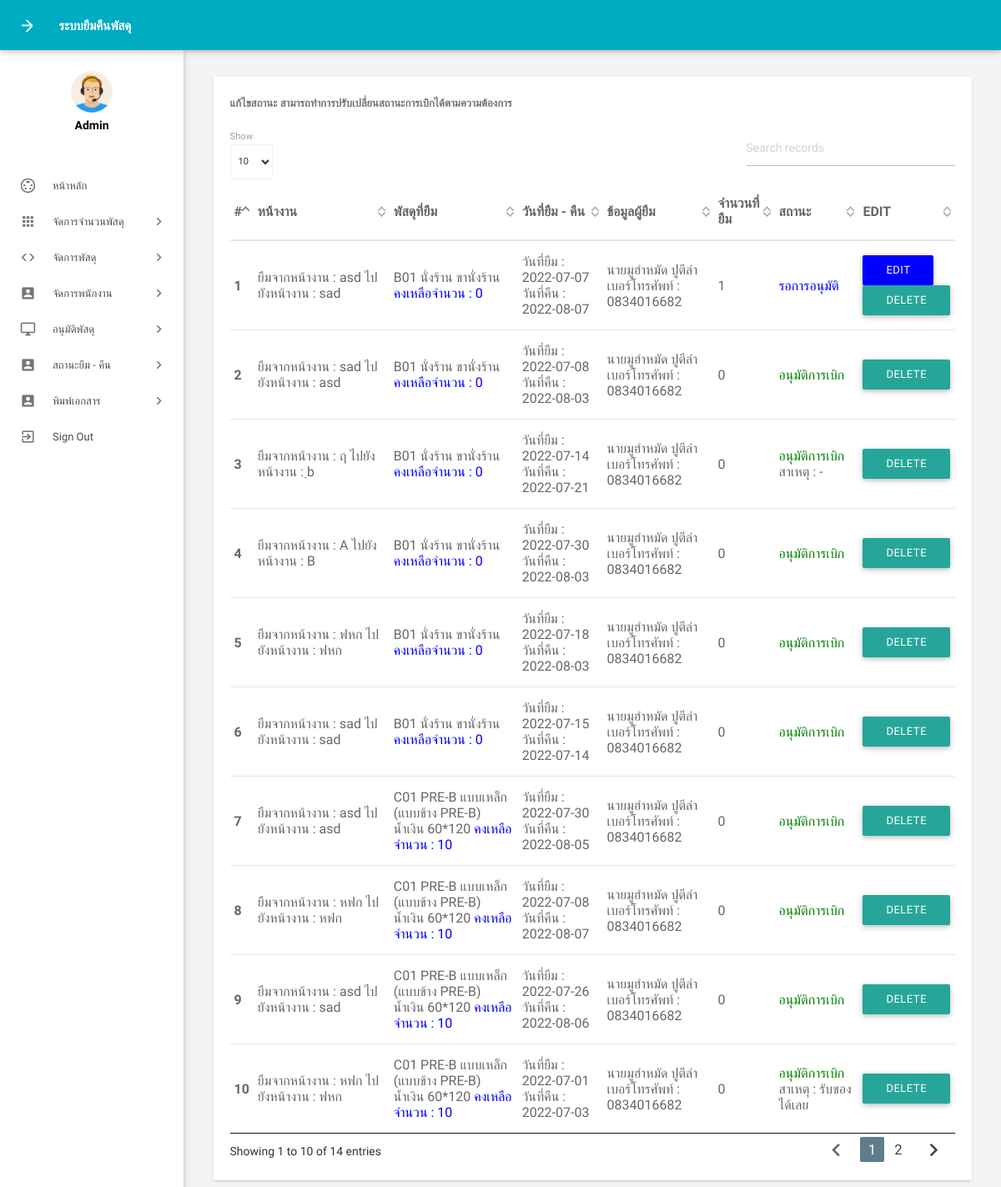
Page /admin/editstatusall.php (signed in) on the committed database.
### tables this page shows
CREATE TABLE `tbborrow` (
  `BorrowId` int(11) NOT NULL,
  `Work1` varchar(150) NOT NULL,
  `Work2` varchar(150) NOT NULL,
  `BorrowAmount` int(4) NOT NULL,
  `BorrowRequest` date NOT NULL,
  `BorrowReturn` date NOT NULL,
  `Other` varchar(150) NOT NULL,
  `StatusBorrow` int(2) NOT NULL,
  `id` int(11) NOT NULL,
  `TypePercelIdAuto` int(8) NOT NULL,
  `TimeRequest` timestamp NOT NULL DEFAULT current_timestamp() ON UPDATE current_timestamp(),
  `NoteBorrow` varchar(150) NOT NULL,
  `refuseAmount` int(4) NOT NULL
);

CREATE TABLE `tbtypepercel` (
  `TypePercelIdAuto` int(8) NOT NULL,
  `TypePercelId` varchar(15) NOT NULL,
  `TypePercelName` varchar(255) NOT NULL,
  `typePercelAmount` int(11) NOT NULL,
  `PercelIdAuto` int(11) NOT NULL
);

CREATE TABLE `tbpercel` (
  `PercelName` varchar(80) NOT NULL,
  `PercelIdAuto` int(4) NOT NULL,
  `PercelId` varchar(15) NOT NULL
);

CREATE TABLE `tblemployees` (
  `id` int(11) NOT NULL,
  `FirstName` varchar(150) NOT NULL,
  `LastName` varchar(150) NOT NULL,
  `EmailId` varchar(200) NOT NULL,
  `Password` varchar(180) NOT NULL,
  `Gender` varchar(100) NOT NULL,
  `Address` varchar(255) NOT NULL,
  `Phonenumber` char(11) NOT NULL,
  `RegDate` timestamp NOT NULL DEFAULT current_timestamp()
);

### admin/editstatusall.php (the view, shortened to what this page needs)
<?php
include('includes/config.php');
if (strlen($_SESSION['alogin']) == 0) {
    header('location:index.php');
} else {
?>
    <!DOCTYPE html>
    <html lang="en">
    <head>
        <link type="text/css" rel="stylesheet" href="../assets/plugins/materialize/css/materialize.min.css" />
        <link href="../assets/plugins/material-preloader/css/materialPreloader.min.css" rel="stylesheet">
        <link href="../assets/plugins/datatables/css/jquery.dataTables.min.css" rel="stylesheet">
        <link href="../assets/plugins/google-code-prettify/prettify.css" rel="stylesheet" type="text/css" />
        <link href="../assets/css/alpha.min.css" rel="stylesheet" type="text/css" />
        <link href="../assets/css/custom.css" rel="stylesheet" type="text/css" />
    </head>
    <body>
        <?php include('includes/header.php'); ?>
        <?php include('includes/sidebar.php'); ?>
        <main class="mn-inner">
            <div class="row">
                <div class="col s12 m12 l12">
                    <div class="card">
                        <div class="card-content">
                            <span class="card-title">แก้ไขสถานะ สามารถทำการปรับเปลี่ยนสถานะการเบิกได้ตามความต้องการ</span>
                            <table id="example" class="display responsive-table ">
                                <thead>
                                    <tr>
                                        <th>#</th>
                                        <th width="350">หน้างาน</th>
                                        <th width="300">พัสดุที่ยืม</th>
                                        <th width="180">วันที่ยืม - คืน</th>
                                        <th width="180">ข้อมูลผู้ยืม</th>
                                        <th width="100">จำนวนที่ยืม</th>
                                        <th width="180">สถานะ</th>
                                        <th width="50">EDIT</th>
                                    </tr>
                                </thead>
                                <tbody>
                                    <?php $sql = "SELECT a.BorrowId,a.Work1,a.Work2,a.BorrowAmount,a.BorrowRequest
                                ,a.BorrowReturn,a.Other,b.StatusBorrowName,c.TypePercelId,a.StatusBorrow,
                                e.FirstName,e.LastName,e.Phonenumber,a.TimeRequest,c.typePercelAmount,a.NoteBorrow
                                , c.TypePercelName,d.PercelName FROM tbborrow as a
                                INNER JOIN tbstatusborrow as b ON a.StatusBorrow = b.StatusBorrow
                                INNER JOIN tbtypepercel as c ON a.TypePercelIdAuto = c.TypePercelIdAuto
                                INNER JOIN tbpercel as d ON d.PercelIdAuto = c.PercelIdAuto
                                INNER JOIN tblemployees as e ON a.id = e.id
                                ORDER BY a.StatusBorrow ASC
                                ";
                                    $query = $dbh->prepare($sql);
                                    $query->execute();
                                    $results = $query->fetchAll(PDO::FETCH_ASSOC);
                                    $cnt = 1;
                                    if ($query->rowCount() > 0) {
                                        foreach ($results as $result) {
                                    ?>
                                            <tr>
                                                <td> <b><?php echo htmlentities($cnt); ?></b></td>
                                                <td> ยืมจากหน้างาน : <?php echo $result['Work1'];    ?>
                                                    ไปยังหน้างาน : <?php echo $result['Work2'];    ?>
                                                </td>
                                                <td><?php echo "{$result['TypePercelId']} {$result['PercelName']}";  ?> <?php echo "{$result['TypePercelName']}  " ?><span style="color:blue;">คงเหลือจำนวน : <?php echo $result['typePercelAmount']; ?> </span></td>
                                                <td><?php echo "วันที่ยืม : {$result['BorrowRequest']} วันที่คืน : {$result['BorrowReturn']} ";  ?></td>
                                                <td><?php echo "{$result['FirstName']} {$result['LastName']} เบอร์โทรศัพท์ : {$result['Phonenumber']}"; ?></td>
                                                <td><?php echo $result['BorrowAmount']; ?></td>
                                                <td><?php
                                                    if ($result['StatusBorrowName'] == 'รอการอนุมัติ') { ?>
                                                        <span style="color:blue;">รอการอนุมัติ</span>
                                                    <?php   } else if ($result['StatusBorrowName'] == 'อนุมัติการเบิก') { ?>
                                                        <span style="color:green;">อนุมัติการเบิก</span>
                                                        <?php if ($result['NoteBorrow']  != "") {  ?>
                                                            <br> สาเหตุ : <?php echo "{$result['NoteBorrow']}"; ?>
                                                        <?php  } ?>
                                                    <?php   } ?>
                                                </td>
                                                <td>
                                                    <?php if ($result['StatusBorrowName'] != 'อนุมัติการเบิก') { ?>
                                                        <a style="background-color:blue; color:white;" href="updatestatusborrow.php?BorrowId=<?php echo $result['BorrowId']; ?>" class="btn btn-info">EDIT</a>
                                                    <?php } ?>
                                                        <button class="btn btn-danger" onCLick="deleteBorrowAdmin(<?php echo htmlentities($result['BorrowId']); ?>)">DELETE</button>
                                                </td>
                                            </tr>
                                    <?php $cnt++;
                                        }
                                    } ?>
                                </tbody>
                            </table>
                        </div>
                    </div>
                </div>
            </div>
        </main>
        </div>
        <div class="left-sidebar-hover"></div>
    </body>
    </html>
<?php } ?>

### admin/editstatusall.php (style rules this page uses)
body { font-family: 'IBM Plex Sans Thai Looped', sans-serif; }

### rows in the picture
tbborrow: Work1 "asd", Work2 "sad", TypePercelIdAuto.TypePercelId "B01", tbpercel.PercelName "นั่งร้าน", TypePercelIdAuto.TypePercelName "ขานั่งร้าน", TypePercelIdAuto.typePercelAmount "0", BorrowRequest "2022-07-07", BorrowReturn "2022-08-07", id.FirstName "นายมูฮำหมัด", id.LastName "ปูตีล่า", id.Phonenumber "0834016682", BorrowAmount "1", shows "รอการอนุมัติ"
tbborrow: Work1 "sad", Work2 "asd", TypePercelIdAuto.TypePercelId "B01", tbpercel.PercelName "นั่งร้าน", TypePercelIdAuto.TypePercelName "ขานั่งร้าน", TypePercelIdAuto.typePercelAmount "0", BorrowRequest "2022-07-08", BorrowReturn "2022-08-03", id.FirstName "นายมูฮำหมัด", id.LastName "ปูตีล่า", id.Phonenumber "0834016682", BorrowAmount "0", shows "อนุมัติการเบิก"
tbborrow: Work1 "ฤ", Work2 "ฺb", TypePercelIdAuto.TypePercelId "B01", tbpercel.PercelName "นั่งร้าน", TypePercelIdAuto.TypePercelName "ขานั่งร้าน", TypePercelIdAuto.typePercelAmount "0", BorrowRequest "2022-07-14", BorrowReturn "2022-07-21", id.FirstName "นายมูฮำหมัด", id.LastName "ปูตีล่า", id.Phonenumber "0834016682", BorrowAmount "0", NoteBorrow "-"
tbborrow: Work1 "A", Work2 "B", TypePercelIdAuto.TypePercelId "B01", tbpercel.PercelName "นั่งร้าน", TypePercelIdAuto.TypePercelName "ขานั่งร้าน", TypePercelIdAuto.typePercelAmount "0", BorrowRequest "2022-07-30", BorrowReturn "2022-08-03", id.FirstName "นายมูฮำหมัด", id.LastName "ปูตีล่า", id.Phonenumber "0834016682", BorrowAmount "0", shows "อนุมัติการเบิก"
tbborrow: Work1 "ฟหก", Work2 "ฟหก", TypePercelIdAuto.TypePercelId "B01", tbpercel.PercelName "นั่งร้าน", TypePercelIdAuto.TypePercelName "ขานั่งร้าน", TypePercelIdAuto.typePercelAmount "0", BorrowRequest "2022-07-18", BorrowReturn "2022-08-03", id.FirstName "นายมูฮำหมัด", id.LastName "ปูตีล่า", id.Phonenumber "0834016682", BorrowAmount "0", shows "อนุมัติการเบิก"
tbborrow: Work1 "sad", Work2 "sad", TypePercelIdAuto.TypePercelId "B01", tbpercel.PercelName "นั่งร้าน", TypePercelIdAuto.TypePercelName "ขานั่งร้าน", TypePercelIdAuto.typePercelAmount "0", BorrowRequest "2022-07-15", BorrowReturn "2022-07-14", id.FirstName "นายมูฮำหมัด", id.LastName "ปูตีล่า", id.Phonenumber "0834016682", BorrowAmount "0", shows "อนุมัติการเบิก"
tbborrow: Work1 "asd", Work2 "asd", TypePercelIdAuto.TypePercelId "C01", tbpercel.PercelName "PRE-B", TypePercelIdAuto.TypePercelName "แบบเหล็ก (แบบข้าง PRE-B) น้ำเงิน 60*120", TypePercelIdAuto.typePercelAmount "10", BorrowRequest "2022-07-30", BorrowReturn "2022-08-05", id.FirstName "นายมูฮำหมัด", id.LastName "ปูตีล่า", id.Phonenumber "0834016682", BorrowAmount "0", shows "อนุมัติการเบิก"
tbborrow: Work1 "หฟก", Work2 "หฟก", TypePercelIdAuto.TypePercelId "C01", tbpercel.PercelName "PRE-B", TypePercelIdAuto.TypePercelName "แบบเหล็ก (แบบข้าง PRE-B) น้ำเงิน 60*120", TypePercelIdAuto.typePercelAmount "10", BorrowRequest "2022-07-08", BorrowReturn "2022-08-07", id.FirstName "นายมูฮำหมัด", id.LastName "ปูตีล่า", id.Phonenumber "0834016682", BorrowAmount "0", shows "อนุมัติการเบิก"
tbborrow: Work1 "asd", Work2 "sad", TypePercelIdAuto.TypePercelId "C01", tbpercel.PercelName "PRE-B", TypePercelIdAuto.TypePercelName "แบบเหล็ก (แบบข้าง PRE-B) น้ำเงิน 60*120", TypePercelIdAuto.typePercelAmount "10", BorrowRequest "2022-07-26", BorrowReturn "2022-08-06", id.FirstName "นายมูฮำหมัด", id.LastName "ปูตีล่า", id.Phonenumber "0834016682", BorrowAmount "0", shows "อนุมัติการเบิก"
tbborrow: Work1 "หฟก", Work2 "ฟหก", TypePercelIdAuto.TypePercelId "C01", tbpercel.PercelName "PRE-B", TypePercelIdAuto.TypePercelName "แบบเหล็ก (แบบข้าง PRE-B) น้ำเงิน 60*120", TypePercelIdAuto.typePercelAmount "10", BorrowRequest "2022-07-01", BorrowReturn "2022-07-03", id.FirstName "นายมูฮำหมัด", id.LastName "ปูตีล่า", id.Phonenumber "0834016682", BorrowAmount "0", NoteBorrow "รับของได้เลย"
